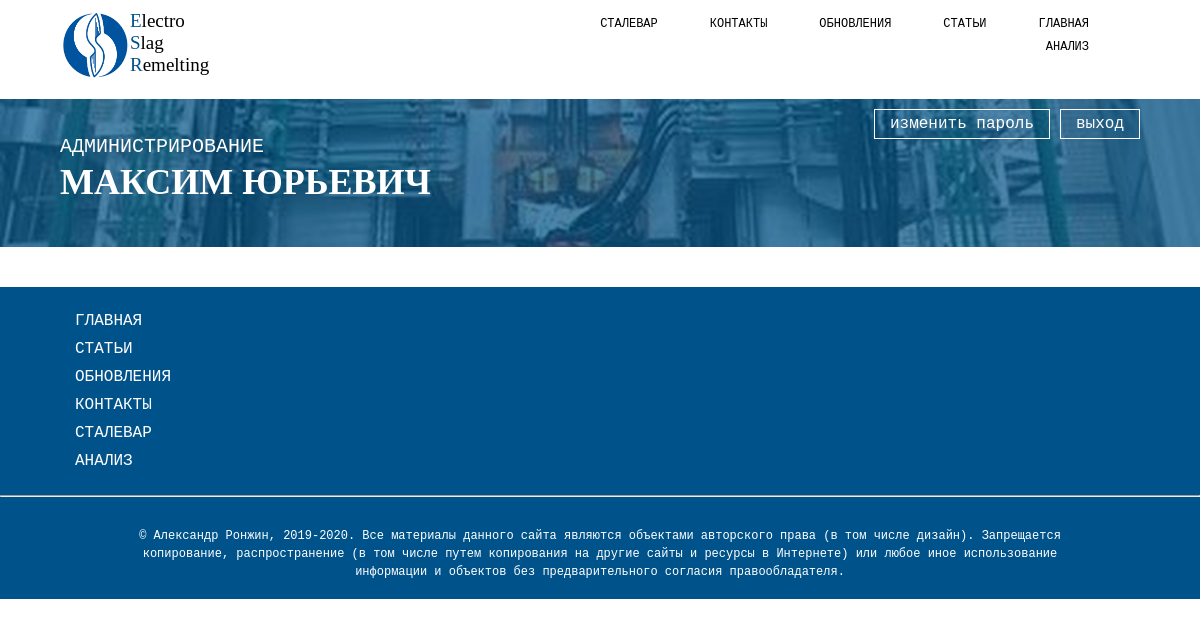
Page /user_page/adminka.php (signed in) on the committed database.
### tables this page shows
CREATE TABLE `user_pages` (
  `id` int(11) NOT NULL AUTO_INCREMENT,
  `title` varchar(100) NOT NULL,
  `href` varchar(1000) NOT NULL,
  `access` varchar(200) DEFAULT NULL,
  PRIMARY KEY (`id`)
);

CREATE TABLE `users` (
  `user_id` int(11) NOT NULL AUTO_INCREMENT,
  `user_date_of_registration` timestamp NOT NULL DEFAULT CURRENT_TIMESTAMP,
  `user_name` varchar(100) NOT NULL,
  `user_surname` varchar(100) NOT NULL,
  `user_patronymic` varchar(100) NOT NULL,
  `user_place_of_work` varchar(100) NOT NULL,
  `user_position` varchar(100) NOT NULL,
  `user_email` varchar(100) NOT NULL,
  `user_phone` varchar(50) NOT NULL,
  `user_login` varchar(100) NOT NULL,
  `user_password` varchar(100) NOT NULL,
  `user_type` varchar(100) NOT NULL,
  PRIMARY KEY (`user_id`)
);

### user_page/about_user.php (called while the page is built, shortened)
<?php
$user_login = $_SESSION["user_login"];
$sql_user = "SELECT user_type, user_name, user_surname, user_patronymic, user_place_of_work, user_position, user_email, user_phone, user_password FROM users WHERE user_login='{$user_login}'";
$result_user = mysqli_query($link, $sql_user);
$row_user = mysqli_fetch_array($result_user);
$user_type = $row_user["user_type"];
$user_name = $row_user["user_name"];
$user_patronymic = $row_user["user_patronymic"];
?>

### user_page/add_link.php (the view)
<?php
$sql_pages = "SELECT title, href, access FROM user_pages";
$result_pages = mysqli_query($link, $sql_pages);
while ($row_user = mysqli_fetch_array($result_pages)) {
	$access = substr($row_user["access"],strripos($row_user["access"], $user_type), strlen($user_type));
	if ($access == $user_type) {
	if ($row_user["title"] == $page_title) {
		echo "<li><a href=\"".$row_user["href"]."\" class=\"active\">".$row_user["title"]."</a></li>";
	} else {
		echo "<li><a href=\"".$row_user["href"]."\">".$row_user["title"]."</a></li>";
	};
	};
};
?>

### user_page/adminka.php (shortened to what this page needs)
<?php
$page_title = "админка";
require_once "../scripts/database_connect.php";
require_once "about_user.php";
require_once "header.php";
?>
	<div class="desctop">
		<div class="container">
			<form action="../index.php" method="post">
				<input type="submit" name="user_name" value="выход">
			</form>
			<form action="change_password.php" method="post">
				<input type="submit" value="изменить пароль">
			</form>
			<h1><span>Администрирование</span><br><?php echo $user_name;?> <?php echo $user_patronymic;?></h1>
		</div>
	</div>
<?php
require_once "footer.php";
?>

### style/user_page.css (style rules this page uses)
body { background-color: white; color: black; margin: 0; padding: 0; }
.container { width: 90%; margin-left: 5%; }
.menu a { display: inline-block; font-family: "Courier new"; font-size: 12px; text-transform: uppercase; color: black; text-decoration: none; margin-right: 50px; margin-bottom: 0px; transition: 0.5s; padding: 1px; border-bottom: 1px solid transparent; }
.menu li { float: right; }
.desctop { width: 100%; height: auto; background: url("../img/fon1.jpg") no-repeat center; background-size: cover; margin-top: -35px; position: relative; padding-bottom: 20px; }
.desctop::after { display: block; content: ""; width: 100%; height: 100%; position: absolute; left: 0; top: 0; background-color: rgba(0, 83, 138, 0.7); z-index: 1; }
.desctop h1 { position: relative; z-index: 2; font-family: "impact"; color: white; text-transform: uppercase; font-size: 36px; padding-top: 80px; text-align: center; }
.desctop h1 span { font-family: "Courier new"; font-size: 20px; font-weight: normal; }
.desctop form { padding-top: 110px; padding-bottom: 20px; position: relative; z-index: 2; display: flex; justify-content: space-around; flex-wrap: wrap; }
.desctop form input { flex: 0 1 200px; border: none; background-color: transparent; color: white; border-bottom: 1px solid white; text-align: center; font-family: "Courier new"; font-size: 16px; padding: 5px 15px; margin-bottom: 20px; }
.desctop form input[type=submit] { border: 1px solid white; transition: 0.5s; }
.desctop h1 { text-align: left; padding-top: 20px; }
.desctop form { padding-top: 10px; padding-bottom: 10px; float: right; z-index: 10; margin-left: 10px; }
.footer li:first-child { padding-top: 20px; }
.footer ul a { display: inline-block; padding: 5px 15px; color: white; font-family: "Courier new"; font-size: 16px; text-transform: uppercase; text-decoration: none; }
.footer a { color: white; font-family: "Courier new"; font-size: 12px; text-decoration: none; transition: 0.5s; }

### rows in the picture
user_pages: title "ГЛАВНАЯ"
user_pages: title "СТАТЬИ"
user_pages: title "ОБНОВЛЕНИЯ"
user_pages: title "КОНТАКТЫ"
user_pages: title "СТАЛЕВАР"
user_pages: title "АНАЛИЗ"
users: user_name "МАКСИМ", user_patronymic "ЮРЬЕВИЧ"
